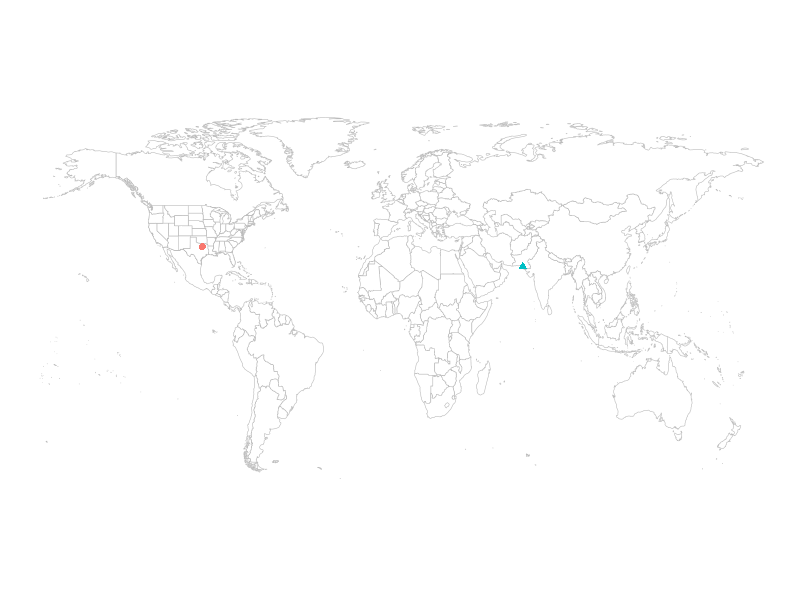

Generate this figure with R:
## ---- chunk 1
library(maps)
library(tidyverse)
## ---- chunk 2
# Set plot theme and colors
theme_custom = function() {
  theme_minimal() %+replace%
    theme(legend.position = "top") +
    theme(panel.grid = element_blank()) +
    theme(strip.background = element_blank()) +
    theme(panel.border = element_blank()) +
    theme(panel.background = element_blank()) +
    theme(legend.title = element_blank()) +
    theme(text = element_text(size = 7, colour = "#000000")) +
    theme(plot.margin = margin(t = 0.1, r = 0, b = 0.1, l = 0))
}
## ---- chunk 3

CaseStudy <- read_csv("../data/case_study/CaseStudyLatLong.csv")

states_map <- map_data("state")
world_map <- map_data("world")

world_map <- world_map %>%
  filter(region != "Antarctica")

world_map$region <- ifelse(world_map$subregion == "Alaska", "Alaska", world_map$region)

ggplot() + 
  geom_map(aes(map_id = region), 
           map = world_map, 
           data = world_map, 
           color = "#bbbbbb",
           fill = "#ffffff",
           size = 0.2) + 
  geom_map(aes(map_id = region), 
           map = states_map, 
           data = states_map, 
           color = "#bbbbbb",
           fill = "#ffffff",
           size = 0.2) + 
  geom_point(aes(x = CaseStudy$Longitude, y = CaseStudy$Latitude, shape = CaseStudy$Location, colour = CaseStudy$Location), size = 2) +
  expand_limits(x = world_map$long, y = world_map$lat) +
  theme_custom() +
  theme(legend.position = "none") +
  theme(axis.text = element_blank()) +
  theme(axis.title = element_blank()) + 
  coord_fixed(1.3)

# ggsave("CaseStudy_map.pdf", width = 4, height = 3, units = "in")

